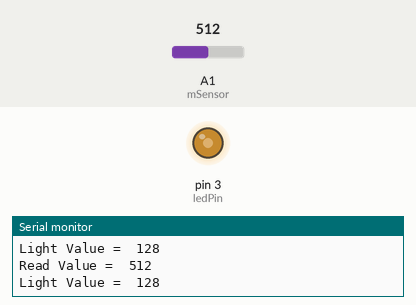
A sketch run on a simulated Arduino Uno, built with avr-gcc and run on an emulated ATmega328P. On the bench: output pins drawn as LEDs (lit = HIGH), the last lines printed to the serial monitor. The inputs (shaded band) are chosen by the test bench; at power-on: A1 (mSensor) = 512.

Above: at 1.2 s.
1.3 s: A1 (mSensor) set to 716
At 2.4 s:
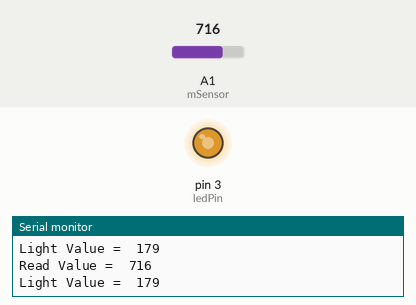
2.9 s: A1 (mSensor) set to 900
At 3.8 s:
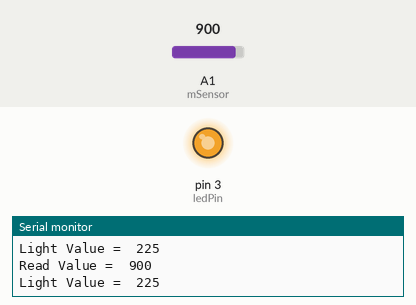
4.5 s: A1 (mSensor) set to 122
At 5.2 s:
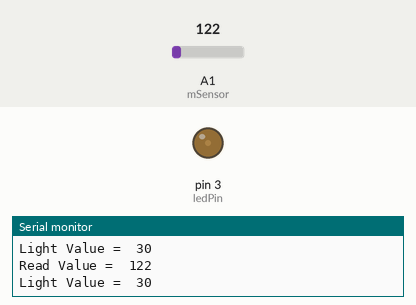
6.1 s: A1 (mSensor) set to 0
At 6.6 s:
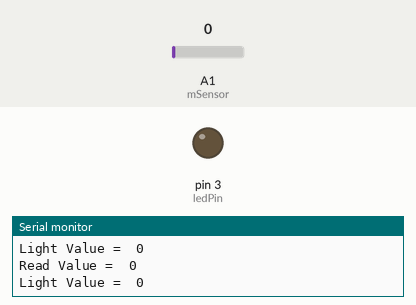
Timing chart, 0 to 8.7 s (numbered marks = the images above; inputs shaded):
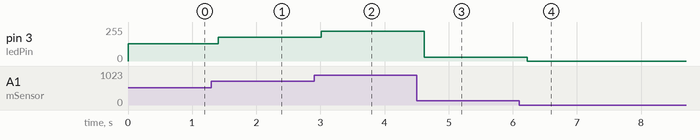

Measured:
- after the input at 1.3 s, pin 3 (ledPin): 128/255 → 179/255 after 0.11 s
- after the input at 2.9 s, pin 3 (ledPin): 179/255 → 225/255 after 0.11 s
- after the input at 4.5 s, pin 3 (ledPin): 225/255 → 30/255 after 0.12 s
- after the input at 6.1 s, pin 3 (ledPin): 30/255 → 0/255 after 0.12 s

The sketch:

chapter-2.4.2.ino
```cpp
int mSensor = A1;         // 사운드센서 A0핀 A0에 연결
int ledPin = 3;          // LED 핀 11번에 연결

void setup() {
  Serial.begin(9600);
  pinMode(ledPin, OUTPUT);
}

void loop() {
  int readValue = analogRead(mSensor);    // A0 사운드센서 값 readVal 변수에 저장
  int lightValue = readValue / 4;         // LED 값으로 사용하기 위해 4로 나눔
  Serial.print("Read Value =  ");
  Serial.println(readValue);             // 시리얼 모니터에 사운드센서 값 프린트
  Serial.print("Light Value =  ");
  Serial.println(lightValue);            // 시리얼 모니터에 LED 밝기 값 프린트
  analogWrite(ledPin, lightValue);        // LED 켜기
  delay(200);
}
```
